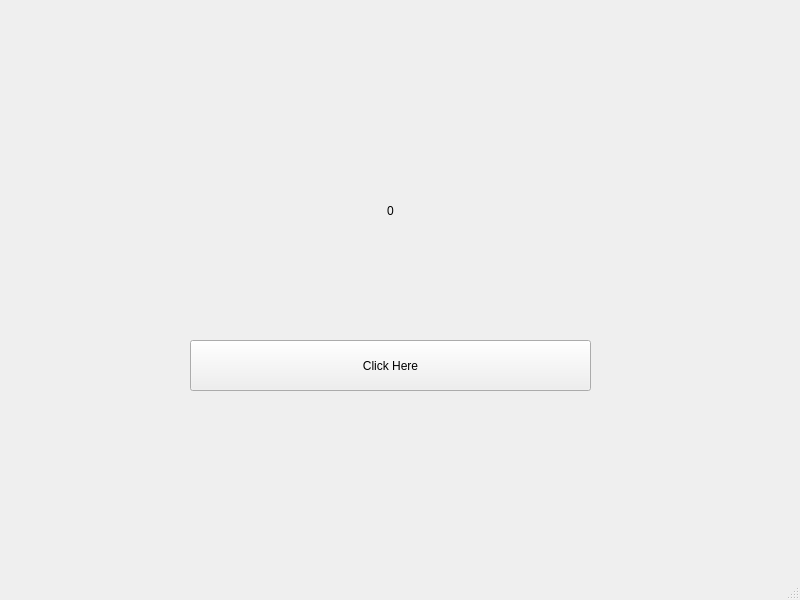
<?xml version="1.0" encoding="UTF-8"?>
<ui version="4.0">
 <class>MainWindow</class>
 <widget class="QMainWindow" name="MainWindow">
  <property name="geometry">
   <rect>
    <x>0</x>
    <y>0</y>
    <width>800</width>
    <height>600</height>
   </rect>
  </property>
  <property name="windowTitle">
   <string>MainWindow</string>
  </property>
  <property name="tabShape">
   <enum>QTabWidget::Rounded</enum>
  </property>
  <widget class="QWidget" name="centralwidget">
   <widget class="QPushButton" name="pushButton">
    <property name="geometry">
     <rect>
      <x>190</x>
      <y>340</y>
      <width>401</width>
      <height>51</height>
     </rect>
    </property>
    <property name="text">
     <string>Click Here</string>
    </property>
   </widget>
   <widget class="QLabel" name="label">
    <property name="geometry">
     <rect>
      <x>310</x>
      <y>160</y>
      <width>161</width>
      <height>101</height>
     </rect>
    </property>
    <property name="layoutDirection">
     <enum>Qt::LeftToRight</enum>
    </property>
    <property name="text">
     <string>0</string>
    </property>
    <property name="alignment">
     <set>Qt::AlignCenter</set>
    </property>
   </widget>
  </widget>
  <widget class="QStatusBar" name="statusbar"/>
 </widget>
 <tabstops>
  <tabstop>pushButton</tabstop>
 </tabstops>
 <resources/>
 <connections/>
</ui>
